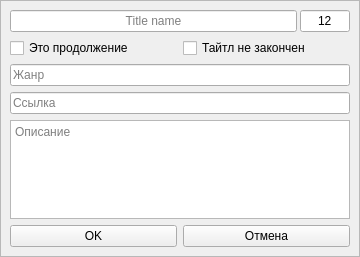
<?xml version="1.0" encoding="UTF-8"?>
<ui version="4.0">
 <class>Form</class>
 <widget class="QWidget" name="Form">
  <property name="geometry">
   <rect>
    <x>0</x>
    <y>0</y>
    <width>360</width>
    <height>257</height>
   </rect>
  </property>
  <property name="windowTitle">
   <string>Form</string>
  </property>
  <layout class="QGridLayout" name="gridLayout">
   <property name="leftMargin">
    <number>0</number>
   </property>
   <property name="topMargin">
    <number>0</number>
   </property>
   <property name="rightMargin">
    <number>0</number>
   </property>
   <property name="bottomMargin">
    <number>0</number>
   </property>
   <property name="spacing">
    <number>0</number>
   </property>
   <item row="0" column="0">
    <widget class="QFrame" name="add_form">
     <property name="frameShape">
      <enum>QFrame::StyledPanel</enum>
     </property>
     <property name="frameShadow">
      <enum>QFrame::Raised</enum>
     </property>
     <layout class="QVBoxLayout" name="verticalLayout">
      <item>
       <layout class="QHBoxLayout" name="horizontalLayout">
        <property name="spacing">
         <number>3</number>
        </property>
        <item>
         <widget class="QLineEdit" name="title_name">
          <property name="maxLength">
           <number>60</number>
          </property>
          <property name="alignment">
           <set>Qt::AlignCenter</set>
          </property>
          <property name="placeholderText">
           <string>Title name</string>
          </property>
         </widget>
        </item>
        <item>
         <widget class="QLineEdit" name="count">
          <property name="maximumSize">
           <size>
            <width>50</width>
            <height>16777215</height>
           </size>
          </property>
          <property name="text">
           <string>12</string>
          </property>
          <property name="maxLength">
           <number>4</number>
          </property>
          <property name="echoMode">
           <enum>QLineEdit::Normal</enum>
          </property>
          <property name="alignment">
           <set>Qt::AlignCenter</set>
          </property>
          <property name="placeholderText">
           <string>Count</string>
          </property>
         </widget>
        </item>
       </layout>
      </item>
      <item>
       <layout class="QHBoxLayout" name="horizontalLayout_5">
        <item>
         <widget class="QCheckBox" name="is_con">
          <property name="cursor">
           <cursorShape>PointingHandCursor</cursorShape>
          </property>
          <property name="focusPolicy">
           <enum>Qt::NoFocus</enum>
          </property>
          <property name="text">
           <string>Это продолжение</string>
          </property>
         </widget>
        </item>
        <item>
         <widget class="QCheckBox" name="is_finished">
          <property name="cursor">
           <cursorShape>PointingHandCursor</cursorShape>
          </property>
          <property name="focusPolicy">
           <enum>Qt::NoFocus</enum>
          </property>
          <property name="text">
           <string>Тайтл не закончен</string>
          </property>
         </widget>
        </item>
       </layout>
      </item>
      <item>
       <widget class="QLineEdit" name="genre">
        <property name="maxLength">
         <number>60</number>
        </property>
        <property name="placeholderText">
         <string>Жанр</string>
        </property>
       </widget>
      </item>
      <item>
       <widget class="QLineEdit" name="link">
        <property name="maxLength">
         <number>2000</number>
        </property>
        <property name="placeholderText">
         <string>Ссылка</string>
        </property>
       </widget>
      </item>
      <item>
       <widget class="QTextEdit" name="desc">
        <property name="horizontalScrollBarPolicy">
         <enum>Qt::ScrollBarAlwaysOff</enum>
        </property>
        <property name="tabChangesFocus">
         <bool>true</bool>
        </property>
        <property name="acceptRichText">
         <bool>false</bool>
        </property>
        <property name="placeholderText">
         <string>Описание</string>
        </property>
       </widget>
      </item>
      <item>
       <layout class="QHBoxLayout" name="horizontalLayout_6">
        <item>
         <widget class="QPushButton" name="ok">
          <property name="cursor">
           <cursorShape>PointingHandCursor</cursorShape>
          </property>
          <property name="focusPolicy">
           <enum>Qt::TabFocus</enum>
          </property>
          <property name="text">
           <string>OK</string>
          </property>
         </widget>
        </item>
        <item>
         <widget class="QPushButton" name="cancel">
          <property name="cursor">
           <cursorShape>PointingHandCursor</cursorShape>
          </property>
          <property name="focusPolicy">
           <enum>Qt::NoFocus</enum>
          </property>
          <property name="text">
           <string>Отмена</string>
          </property>
         </widget>
        </item>
       </layout>
      </item>
     </layout>
    </widget>
   </item>
  </layout>
 </widget>
 <resources/>
 <connections/>
</ui>
